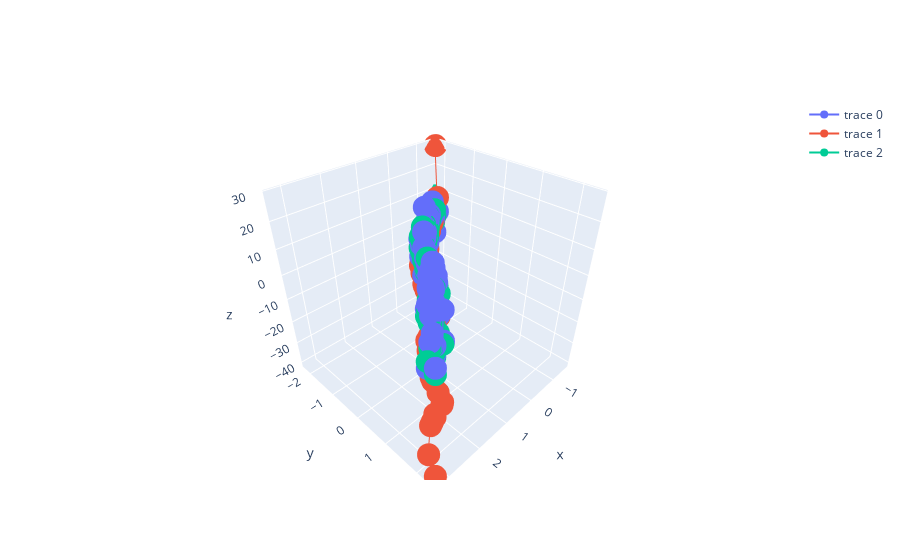

Notebook source saved alongside this figure:
### Code cell
import numpy as np
import plotly.graph_objects as go
np.random.seed(0)
N=100

x1=np.random.normal(1,1,N)
x1=np.sort(x1)
x2=np.random.randn(N)
x2=np.sort(x2)
y1=5.+x1-2*x2+np.random.normal(0,4,N)
y2=-4*x1-2*x2**3
y3=5.+x1-3*x2+np.random.normal(0,2,N)

surface_1=go.Scatter3d(x=x1,y=x2,z=y1)
surface_2=go.Scatter3d(x=x1,y=x2,z=y2)
surface_3=go.Scatter3d(x=x1,y=x2,z=y3)
data=[surface_1,surface_2,surface_3]
fig=go.Figure(data=data)
fig.show()
